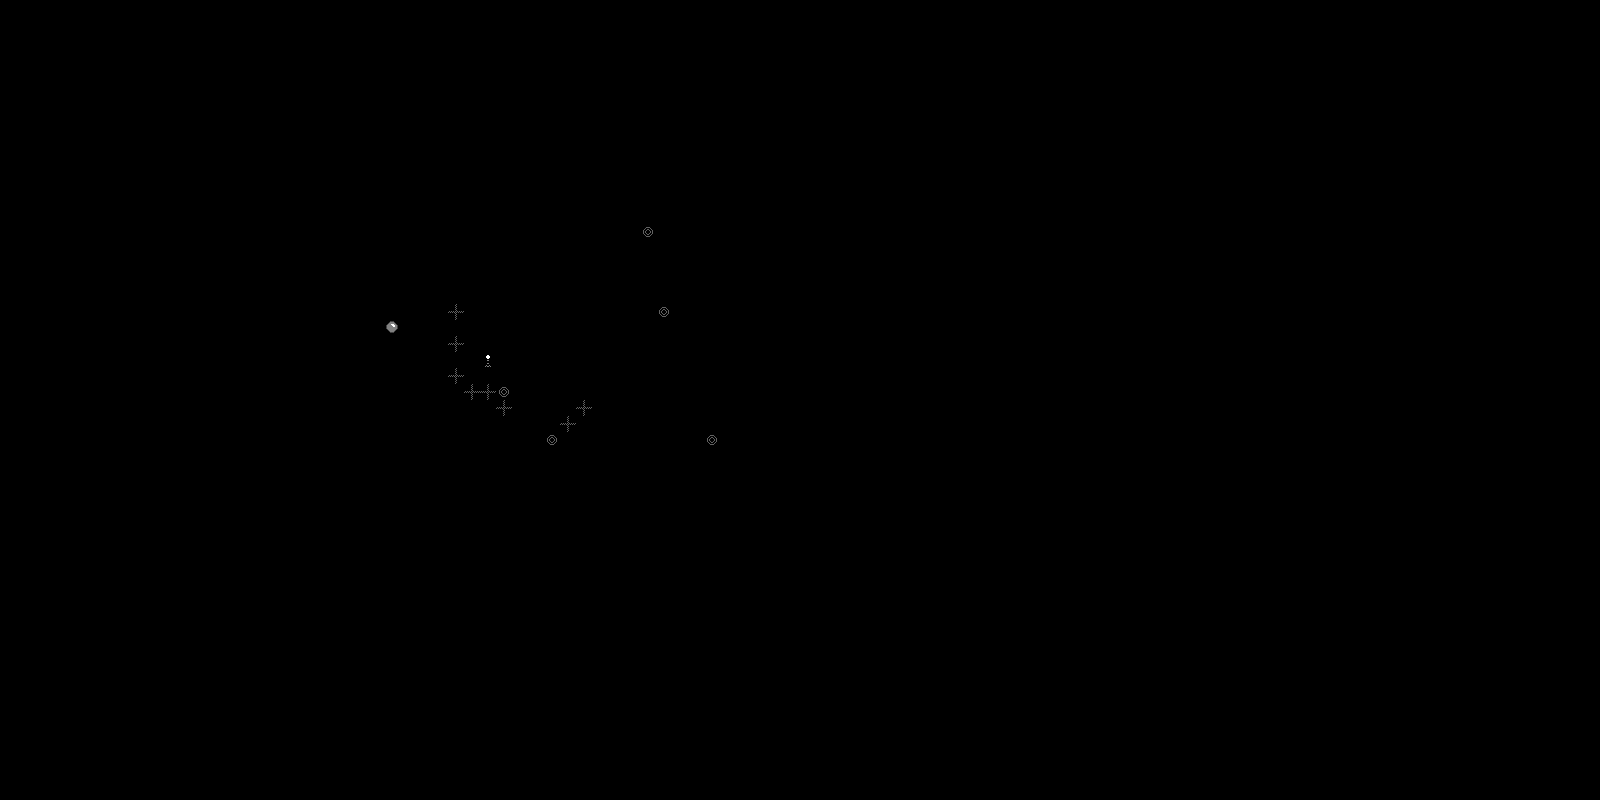

Below is a game level as drawn by its tile map, then a one-line description and the .tmx that defines it (tile-layer data replaced by summaries):
An orthogonal 100x50 tile map with 16x16 px tiles, 1 tile layer (Tile Layer 1).

<map version="1.0" orientation="orthogonal" width="100" height="50" tilewidth="16" tileheight="16">
 <tileset firstgid="1" source="terrain2.tsx" />
 <layer name="Tile Layer 1" width="100" height="50">
  <data>[5000 cells, 515 non-empty, 31 distinct tile ids]</data>
 </layer>
</map>
